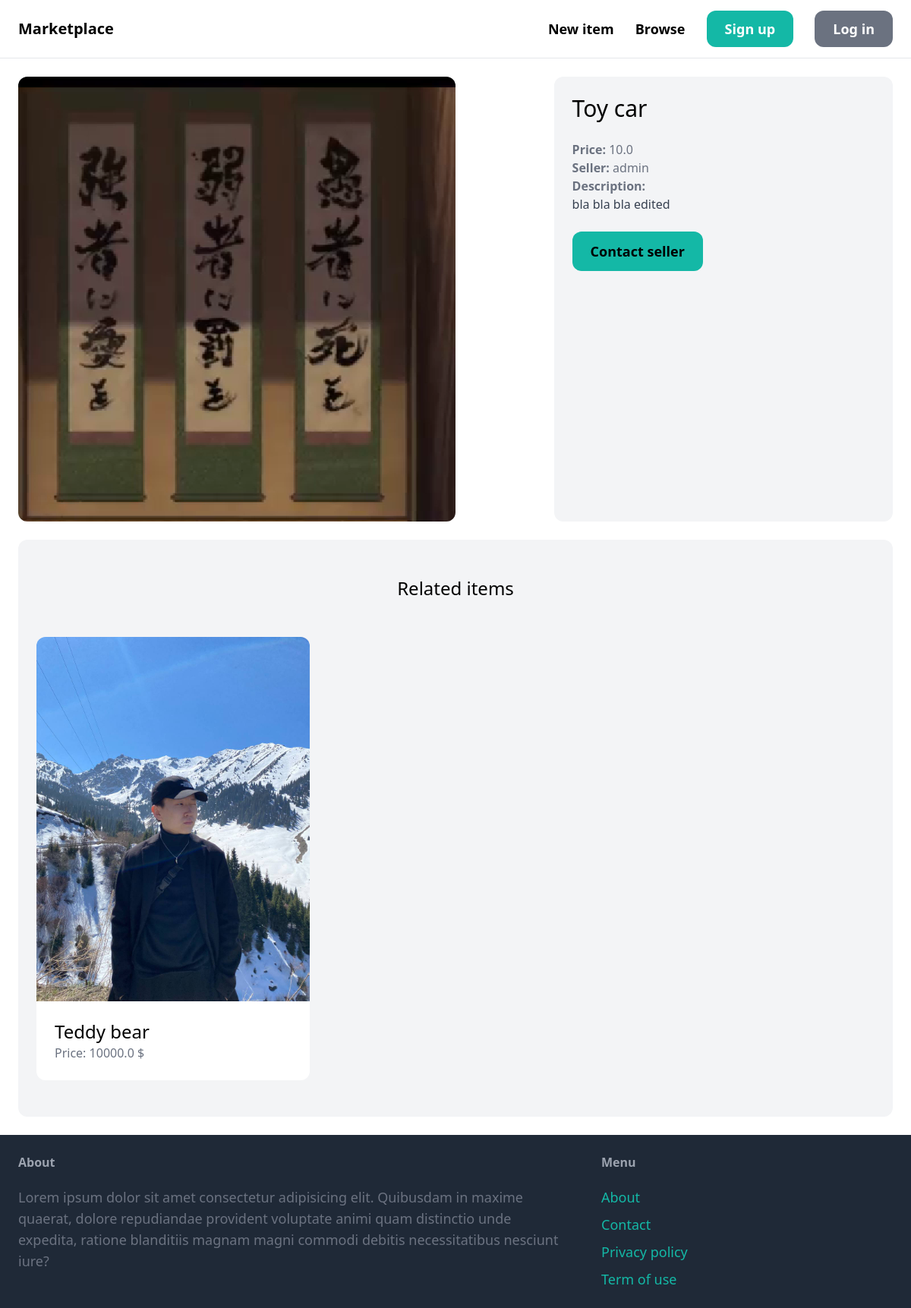
/items/3/, run on an earlier commit of the app's database.
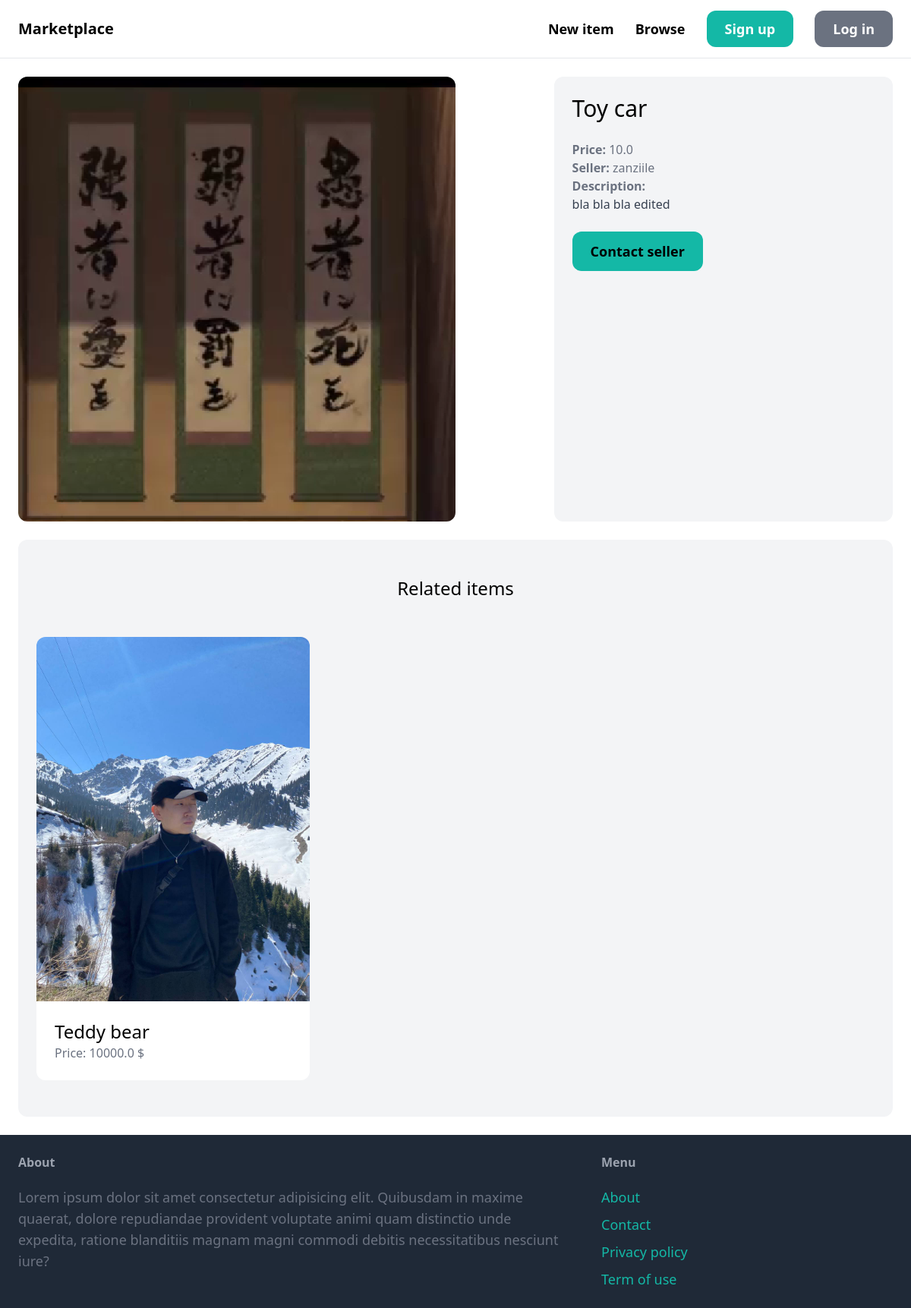
And on a later commit of the database.
### item/models.py (models this page shows, shortened)
class Item(models.Model):
    category = models.ForeignKey(Category, related_name='items', on_delete=models.CASCADE)
    name = models.CharField(max_length=250)
    description = models.TextField(blank=True, null=True)
    price = models.FloatField()
    image = models.ImageField(upload_to='item_images', blank=True, null=True)
    is_sold = models.BooleanField(default=False)
    created_by = models.ForeignKey(User, related_name='items', on_delete=models.CASCADE)
    created_at = models.DateTimeField(auto_now_add=True)

### item/views.py (the view)
# urls.py: path('<int:pk>/', views.detail, name='detail'),
def detail(request, pk):
    item = get_object_or_404(Item, pk=pk)
    related_items = Item.objects.filter(category=item.category, is_sold=False).exclude(pk=pk)[0:3]
    return render(request, 'item/detail.html', {
        'item': item,
        'related_items': related_items,
    })

### templates/item/detail.html (shortened to what this page needs)
{% extends 'core/base.html' %}
{% block content %}
<div class="grid grid-cols-5 gap-6">
    <div class="col-span-3">
        <img src="{{ item.image.url }}" class="rounded-xl" alt="">
    </div>
    <div class="col-span-2 p-6 bg-gray-100 rounded-xl">
        <h1 class="mb-6 text-3xl"> {{ item.name }} </h1>
        <p class="text-gray-500"><strong>Price: </strong> {{ item.price }}</p>
        <p class="text-gray-500"><strong>Seller: </strong> {{ item.created_by.username }}</p>
        {% if item.description %}
            <p class="text-gray-700">
                <strong class="text-gray-500">Description:</strong><br>
                {{ item.description }}
            </p>
        {% endif %}
        {% if request.user == item.created_by %}
            <div class="mt-6 p-6 bg-white rounded-xl">
                <p>This is your item!</p>
                <a href="{% url 'item:edit' item.id %}" class="inline-block mt-6 px-6 py-3 text-lg font-semibold bg-teal-500 text-white rounded-xl">Edit</a>
                <a href="{% url 'item:delete' item.id %}" class="inline-block mt-6 px-6 py-3 text-lg font-semibold bg-red-500 text-white rounded-xl">Delete</a>
            </div>
        {% else %}
        <a href="{% url 'conversation:new' item.id %}" class="inline-block mt-6 px-6 py-3 text-lg font-semibold bg-teal-500 text-hite rounded-xl hover:bg-teal-700">Contact seller</a>
        {% endif %}
    </div>
</div>
<div class="mt-6 px-6 py-12 bg-gray-100 rounded-xl">
    <h2 class="mb-12 text-2xl text-center">Related items</h2>
    <div class="grid grid-cols-3 gap-3">
        {% for item in related_items %}
            <div>
                <a href="{% url 'item:detail' item.id %}">
                    <div>
                        <img src="{{ item.image.url }}" class="rounded-t-xl" alt="">
                    </div>
                    <div class="p-6 bg-white rounded-b-xl">
                        <h2 class="text-2xl"> {{ item.name }}</h2>
                        <p class="text-gray-500">Price: {{ item.price }} $</p>
                    </div>
                </a>
            </div>
        {% endfor %}
    </div>
</div>
{% endblock content %}

What changed in the data, as far as the page shows it:
changed Item "Toy car": created_by.username "admin" → "zanziile"
